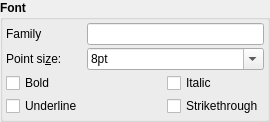
            <widget class="QGroupBox" name="groupBox_5">
             <property name="sizePolicy">
              <sizepolicy hsizetype="Fixed" vsizetype="Fixed">
               <horstretch>0</horstretch>
               <verstretch>0</verstretch>
              </sizepolicy>
             </property>
             <property name="minimumSize">
              <size>
               <width>270</width>
               <height>100</height>
              </size>
             </property>
             <property name="font">
              <font>
               <weight>75</weight>
               <bold>true</bold>
              </font>
             </property>
             <property name="title">
              <string>Font</string>
             </property>
             <layout class="QGridLayout" name="gridLayout_13">
              <property name="leftMargin">
               <number>3</number>
              </property>
              <property name="topMargin">
               <number>3</number>
              </property>
              <property name="rightMargin">
               <number>3</number>
              </property>
              <property name="bottomMargin">
               <number>3</number>
              </property>
              <property name="spacing">
               <number>3</number>
              </property>
              <item row="0" column="0">
               <widget class="QLabel" name="label_27">
                <property name="font">
                 <font>
                  <weight>50</weight>
                  <bold>false</bold>
                 </font>
                </property>
                <property name="text">
                 <string>Family</string>
                </property>
                <property name="buddy">
                 <cstring>edtFontFamily</cstring>
                </property>
               </widget>
              </item>
              <item row="0" column="1" colspan="2">
               <widget class="QLineEdit" name="edtFontFamily">
                <property name="font">
                 <font>
                  <weight>50</weight>
                  <bold>false</bold>
                 </font>
                </property>
               </widget>
              </item>
              <item row="1" column="0">
               <widget class="QLabel" name="label_28">
                <property name="font">
                 <font>
                  <weight>50</weight>
                  <bold>false</bold>
                 </font>
                </property>
                <property name="text">
                 <string>Point si&amp;ze:</string>
                </property>
                <property name="buddy">
                 <cstring>cbPointSize</cstring>
                </property>
               </widget>
              </item>
              <item row="1" column="1" colspan="2">
               <widget class="QComboBox" name="cbPointSize">
                <property name="font">
                 <font>
                  <weight>50</weight>
                  <bold>false</bold>
                 </font>
                </property>
                <property name="editable">
                 <bool>true</bool>
                </property>
                <property name="insertPolicy">
                 <enum>QComboBox::NoInsert</enum>
                </property>
                <item>
                 <property name="text">
                  <string>8pt</string>
                 </property>
                </item>
                <item>
                 <property name="text">
                  <string>9pt</string>
                 </property>
                </item>
                <item>
                 <property name="text">
                  <string>10pt</string>
                 </property>
                </item>
                <item>
                 <property name="text">
                  <string>11pt</string>
                 </property>
                </item>
                <item>
                 <property name="text">
                  <string>12pt</string>
                 </property>
                </item>
                <item>
                 <property name="text">
                  <string>14pt</string>
                 </property>
                </item>
                <item>
                 <property name="text">
                  <string>16pt</string>
                 </property>
                </item>
                <item>
                 <property name="text">
                  <string>18pt</string>
                 </property>
                </item>
                <item>
                 <property name="text">
                  <string>20pt</string>
                 </property>
                </item>
                <item>
                 <property name="text">
                  <string>22pt</string>
                 </property>
                </item>
                <item>
                 <property name="text">
                  <string>24pt</string>
                 </property>
                </item>
                <item>
                 <property name="text">
                  <string>26pt</string>
                 </property>
                </item>
                <item>
                 <property name="text">
                  <string>28pt</string>
                 </property>
                </item>
                <item>
                 <property name="text">
                  <string>36pt</string>
                 </property>
                </item>
                <item>
                 <property name="text">
                  <string>48pt</string>
                 </property>
                </item>
                <item>
                 <property name="text">
                  <string>72pt</string>
                 </property>
                </item>
               </widget>
              </item>
              <item row="2" column="0">
               <widget class="QCheckBox" name="chkBold">
                <property name="font">
                 <font>
                  <weight>50</weight>
                  <bold>false</bold>
                 </font>
                </property>
                <property name="text">
                 <string>Bold</string>
                </property>
               </widget>
              </item>
              <item row="2" column="2">
               <widget class="QCheckBox" name="chkItalic">
                <property name="font">
                 <font>
                  <weight>50</weight>
                  <bold>false</bold>
                 </font>
                </property>
                <property name="text">
                 <string>Italic</string>
                </property>
               </widget>
              </item>
              <item row="3" column="0" colspan="2">
               <widget class="QCheckBox" name="chkUnderline">
                <property name="font">
                 <font>
                  <weight>50</weight>
                  <bold>false</bold>
                 </font>
                </property>
                <property name="text">
                 <string>Underline</string>
                </property>
               </widget>
              </item>
              <item row="3" column="2">
               <widget class="QCheckBox" name="chkStrikethrough">
                <property name="font">
                 <font>
                  <weight>50</weight>
                  <bold>false</bold>
                 </font>
                </property>
                <property name="text">
                 <string>Strikethrough</string>
                </property>
               </widget>
              </item>
             </layout>
            </widget>
